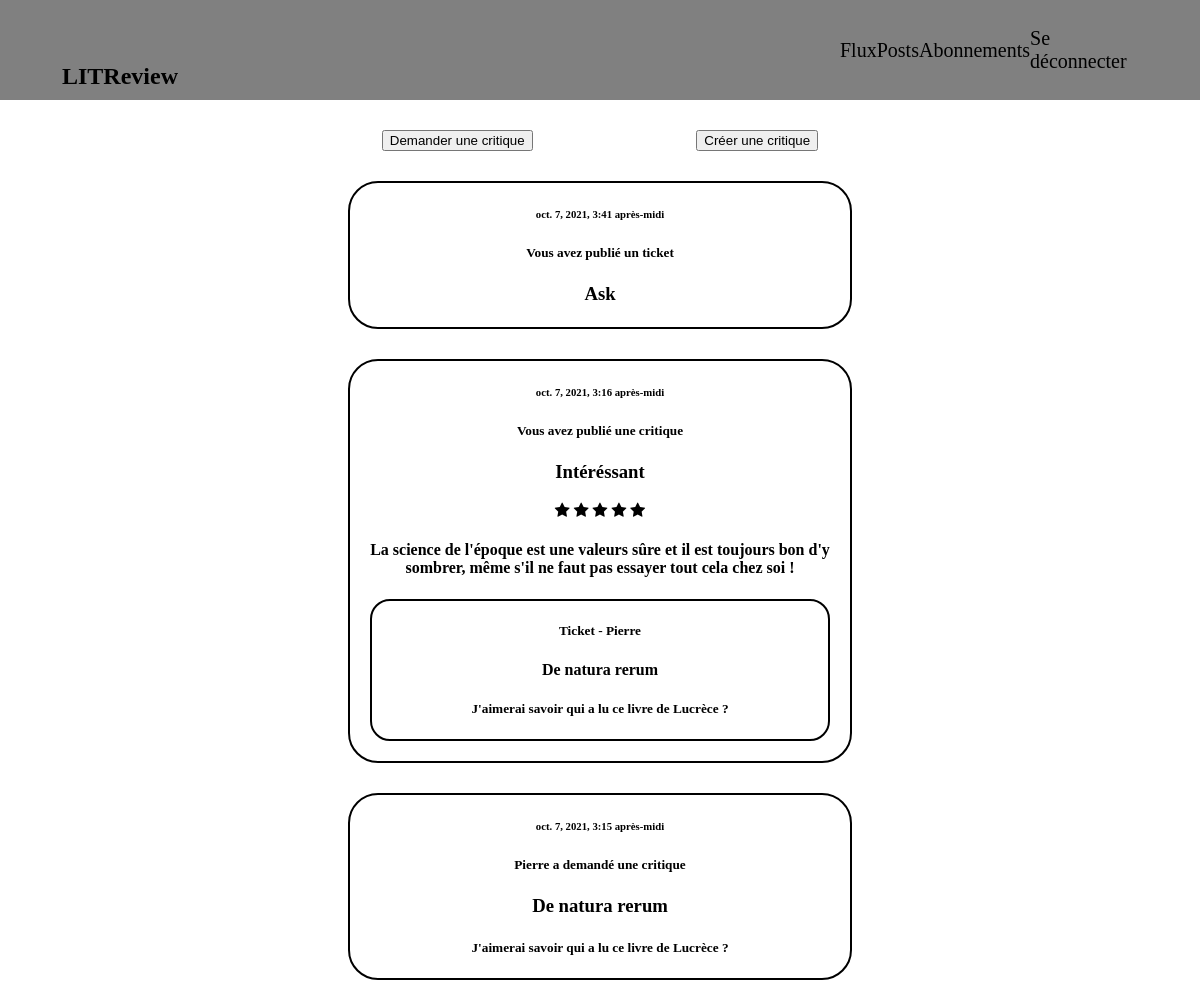
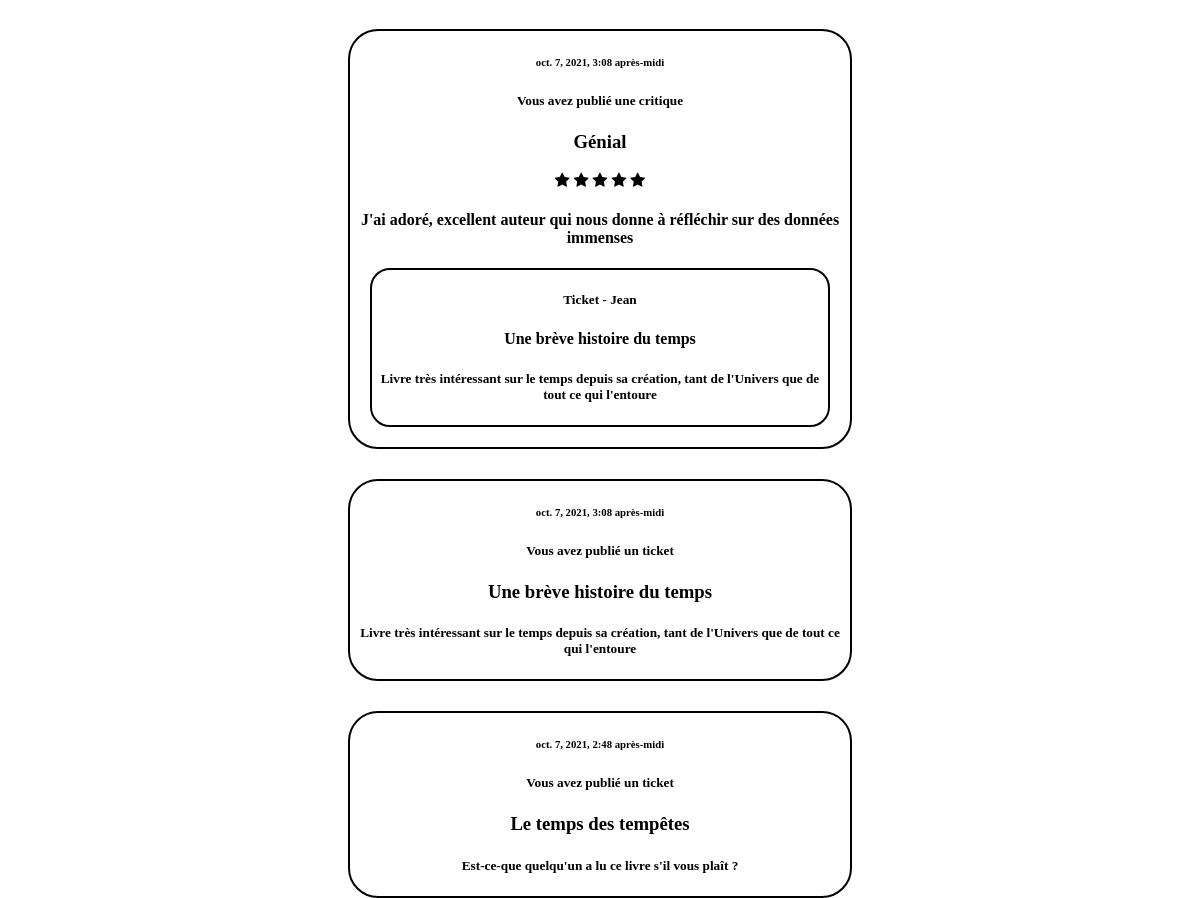
/home/ (signed in), run on the app's committed database (2 pictures, top to bottom).
### posts/models.py (models this page shows, shortened)
class Ticket(models.Model):
    title = models.CharField(max_length=128)
    description = models.TextField(max_length=2048, blank=True)
    user = models.ForeignKey(to=settings.AUTH_USER_MODEL,
                             on_delete=models.CASCADE)
    image = models.ImageField(null=True, blank=True)
    time_created = models.DateTimeField(auto_now_add=True)

class Review(models.Model):
    ticket = models.ForeignKey(to=Ticket, on_delete=models.CASCADE)
    rating = models.PositiveSmallIntegerField(
        validators=[MinValueValidator(0), MaxValueValidator(5)])
    headline = models.CharField(max_length=128)
    body = models.CharField(max_length=8192, blank=True)
    user = models.ForeignKey(
        to=settings.AUTH_USER_MODEL, on_delete=models.CASCADE)
    time_created = models.DateTimeField(auto_now_add=True)

### posts/views.py (the view)
# urls.py: path('home/', login_required(CriticsHome.as_view(),
class CriticsHome(ListView):
    model = Ticket
    context_object_name = "posts"
    template_name = 'posts/ticket_list.html'
    def get_queryset(self):
        follow = [self.request.user.id]
        users = User.objects.all()
        users_follow = UserFollows.objects.filter(user_id=self.request.user.id)
        for user in users_follow:
            for all_user in users:
                if all_user.id == user.followed_user_id:
                    follow.append(all_user.id)
        all_reviews = Review.objects.all()
        all_tickets = Ticket.objects.filter(user_id=self.request.user.id)
        review_id = []
        ticket_id = []
        for review in all_reviews:
            for ticket in all_tickets:
                if review.ticket_id == ticket.id:
                    review_id.append(review.id)
        for review in all_reviews:
            if review.user_id == self.request.user.id:
                ticket_id.append(review.ticket_id)
        tickets = Ticket.objects\
            .filter(Q(user_id__in=follow) | Q(id__in=ticket_id))
        reviews = Review.objects\
            .filter(Q(user_id__in=follow) | Q(id__in=review_id))
        for ticket in tickets:
            for user in users:
                if ticket.user_id == user.id:
                    ticket.username = user.username
        for review in reviews:
            for user in users:
                if review.user_id == user.id:
                    review.username = user.username
            for ticket in tickets:
                if review.ticket_id == ticket.id:
                    review.ticket = ticket
                    ticket.already = True
        result_list = sorted(
            chain(tickets, reviews),
            key=lambda instance: instance.time_created, reverse=True)
        return result_list

### posts/templates/posts/ticket_list.html (shortened to what this page needs)
{% extends 'base.html' %}
{% block content %}
{% load static %}
<link rel="stylesheet" href="{% static 'css/style_ticket_list.css' %}">
<div class="buttons">
    <form action="/create_ticket" xmlns="http://www.w3.org/1999/html">
      <input type="submit" value="Demander une critique" class="button">
    </form>
    <form action="/create_review">
      <input type="submit" value="Créer une critique" class ="button">
    </form>
</div>
    <div id = 'flux'>
    {% for post in posts %}
        {% if post.headline != None %}
            <div class = 'review'>
                <div>
                        <h6>{{post.time_created}}</h6>
                        {% if user.id == post.user_id %}
                            <h5>Vous avez publié une critique</h5>
                        {% else %}
                                <h5>{{post.username}} a publié une critique</h5>
                        {% endif %}
                                <h3>{{post.headline}}</h3>
                                <link rel="stylesheet" href="https://cdnjs.cloudflare.com/ajax/libs/font-awesome/4.7.0/css/font-awesome.min.css">
                                {% for x in ""|ljust:post.rating %}
                                    {% if forloop.counter0 <= post.rating %}
                                        <span class="fa fa-star"></span>
                                    {% endif %}
                                {% endfor %}
                                <h4>{{post.body}}</h4>
                </div>
                <div class ='ticket_in'>
                    <h5>Ticket - {{post.ticket.username}}</h5>
                    <h4>{{post.ticket.title}}</h4>
                    <h5>{{post.ticket.description}}</h5>
                </div>
            </div>
        {% else %}
                <div class = 'ticket'>
                    <article>
                        <h6>{{ post.time_created }}</h6>
                        {% if user.username == post.user.username %}
                        <h5>Vous avez publié un ticket</h5>
                        <h3>{{ post.title}}</h3>
                        <h5>{{ post.description }}</h5>
                        {% else %}
                        <h5>{{ post.user }} a demandé une critique</h5>
                        <h3>{{ post.title}}</h3>
                        <h5>{{ post.description }}</h5>
                        {% endif %}
                    </article>
                </div>
        {% endif %}
    {% endfor %}
    </div>
{% endblock %}

### posts/static/css/base.css (style rules this page uses)
html { margin : 0; }
body { margin : 0; }

### posts/static/css/style_ticket_list.css (style rules this page uses)
.buttons { margin : auto; margin-top : 30px; width:50%; display:flex; justify-content: space-around; }
.button { display:flex; justify-content: space-around; }
#flux { text-align: center; display : flex; flex-direction : column; align-items: center; justify-content: center; }
.review, .ticket { border : solid 2px black; width : 500px; margin-top : 30px; border-radius : 30px; }
.ticket_in { border : solid 2px black; margin-top : 20px; border-radius : 20px; margin : 20px; }

### data on the page
Ticket: time_created "oct. 7, 2021, 3:41 après-midi", title "Ask"
Review: time_created "oct. 7, 2021, 3:16 après-midi", shows "Vous avez publié une critique", headline "Intéréssant", rating 5 (drawn), body "La science de l'époque est une valeurs sûre et il est toujours bon d'y sombrer, même s'il ne faut pas essayer tout cela chez soi !", ticket.username "Pierre", ticket "De natura rerum", ticket.description "J'aimerai savoir qui a lu ce livre de Lucrèce ?"
Ticket: time_created "oct. 7, 2021, 3:15 après-midi", user "Pierre", title "De natura rerum", description "J'aimerai savoir qui a lu ce livre de Lucrèce ?"
Review: time_created "oct. 7, 2021, 3:08 après-midi", shows "Vous avez publié une critique", headline "Génial", rating 5 (drawn), body "J'ai adoré, excellent auteur qui nous donne à réfléchir sur des données immenses", ticket.username "Jean", ticket "Une brève histoire du temps", ticket.description "Livre très intéressant sur le temps depuis sa création, tant de l'Univers que de tout ce qui l'entoure"
Ticket: time_created "oct. 7, 2021, 3:08 après-midi", title "Une brève histoire du temps", description "Livre très intéressant sur le temps depuis sa création, tant de l'Univers que de tout ce qui l'entoure"
Ticket: time_created "oct. 7, 2021, 2:48 après-midi", title "Le temps des tempêtes", description "Est-ce-que quelqu'un a lu ce livre s'il vous plaît ?"
